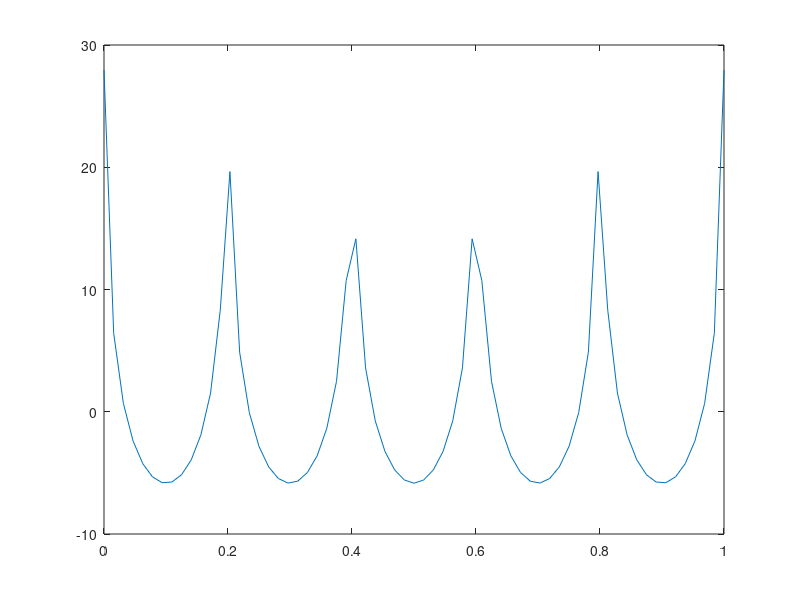

MATLAB code to generate this figure:
index = 1;
%frequency range
for w = 0:pi/64:pi;
    z = exp(1i*w);
    H(index) = 1/(1-0.96*z^-10); %z-transform of the input equation
    index = index + 1;
end
w = 0:pi/64:pi;
figure;
plot((w/pi),mag2db(abs(H)))

    
    





    






